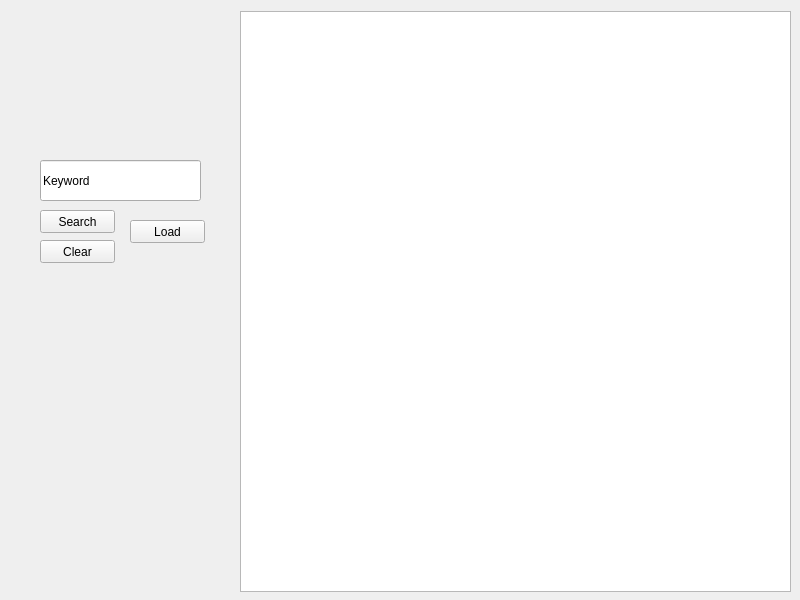
<?xml version="1.0" encoding="UTF-8"?>
<ui version="4.0">
 <class>MainWindow</class>
 <widget class="QMainWindow" name="MainWindow">
  <property name="geometry">
   <rect>
    <x>0</x>
    <y>0</y>
    <width>800</width>
    <height>600</height>
   </rect>
  </property>
  <property name="minimumSize">
   <size>
    <width>800</width>
    <height>600</height>
   </size>
  </property>
  <property name="maximumSize">
   <size>
    <width>800</width>
    <height>600</height>
   </size>
  </property>
  <property name="windowTitle">
   <string>Scrappy</string>
  </property>
  <property name="tabShape">
   <enum>QTabWidget::Rounded</enum>
  </property>
  <property name="unifiedTitleAndToolBarOnMac">
   <bool>false</bool>
  </property>
  <widget class="QWidget" name="centralwidget">
   <widget class="QPushButton" name="searchButton">
    <property name="geometry">
     <rect>
      <x>40</x>
      <y>210</y>
      <width>75</width>
      <height>23</height>
     </rect>
    </property>
    <property name="text">
     <string>Search</string>
    </property>
   </widget>
   <widget class="QLineEdit" name="searchEdit">
    <property name="geometry">
     <rect>
      <x>40</x>
      <y>160</y>
      <width>161</width>
      <height>41</height>
     </rect>
    </property>
    <property name="text">
     <string>Keyword</string>
    </property>
   </widget>
   <widget class="QListWidget" name="searchResults">
    <property name="geometry">
     <rect>
      <x>240</x>
      <y>11</y>
      <width>551</width>
      <height>581</height>
     </rect>
    </property>
   </widget>
   <widget class="QPushButton" name="refreshButton">
    <property name="geometry">
     <rect>
      <x>130</x>
      <y>220</y>
      <width>75</width>
      <height>23</height>
     </rect>
    </property>
    <property name="text">
     <string>Load</string>
    </property>
   </widget>
   <widget class="QPushButton" name="clearButton">
    <property name="geometry">
     <rect>
      <x>40</x>
      <y>240</y>
      <width>75</width>
      <height>23</height>
     </rect>
    </property>
    <property name="text">
     <string>Clear</string>
    </property>
   </widget>
  </widget>
 </widget>
 <resources/>
 <connections/>
</ui>
